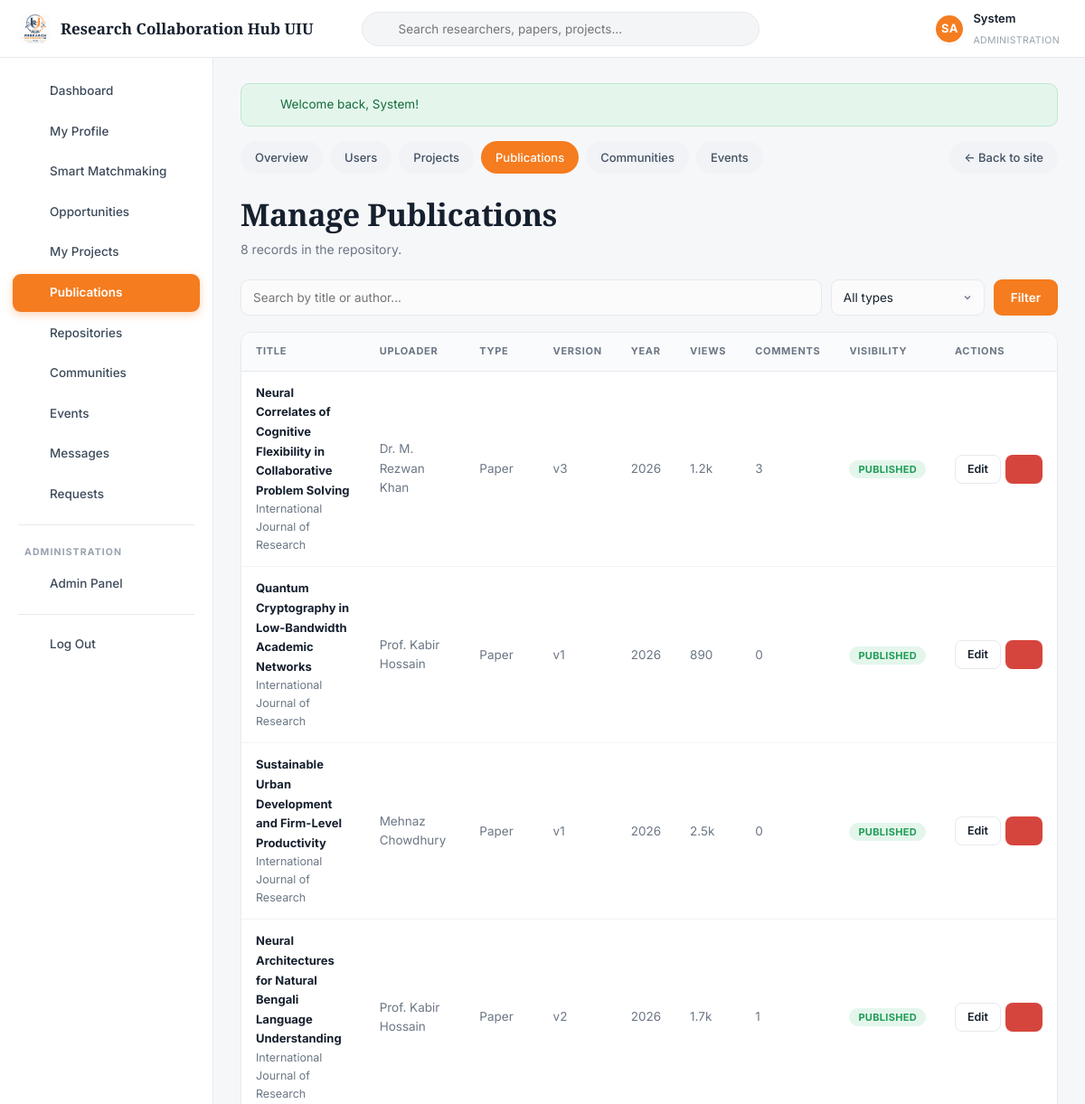
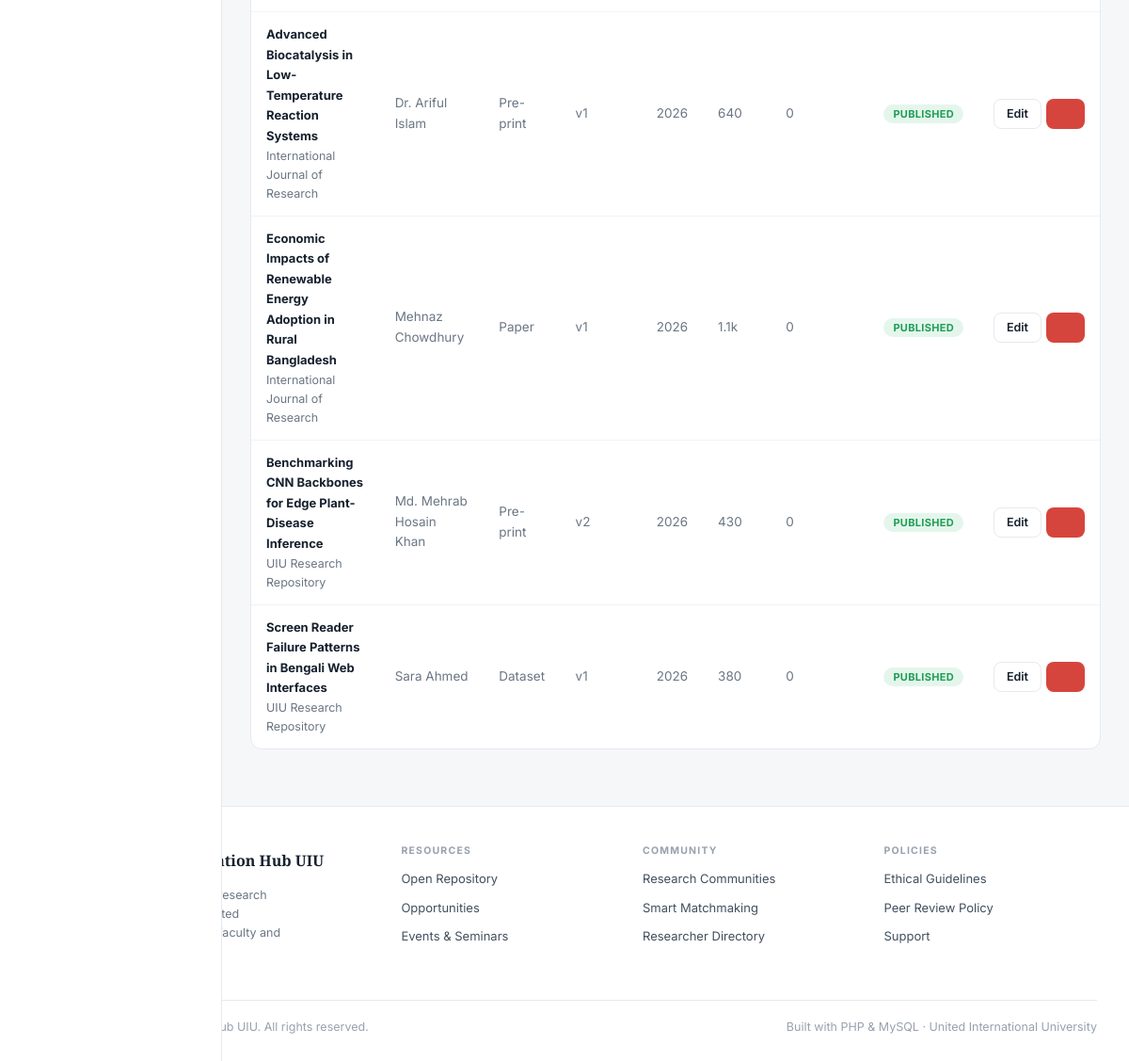
The page /admin/publications.php (signed in) on the database its author committed (2 pictures, top to bottom).
### tables this page shows
CREATE TABLE `users` (
  `id`                INT AUTO_INCREMENT PRIMARY KEY,
  `first_name`        VARCHAR(60)  NOT NULL,
  `last_name`         VARCHAR(60)  NOT NULL,
  `email`             VARCHAR(150) NOT NULL UNIQUE,
  `password`          VARCHAR(255) NOT NULL,
  `role`              ENUM('student','faculty','admin') NOT NULL DEFAULT 'student',
  `researcher_type`   ENUM('student_academic','corporate','gov_ngo','medical','non_researcher') DEFAULT 'student_academic',
  `department`        VARCHAR(100) DEFAULT NULL,
  `university`        VARCHAR(150) DEFAULT 'United International University',
  `designation`       VARCHAR(120) DEFAULT NULL,
  `trimester`         VARCHAR(30)  DEFAULT NULL,
  `student_id`        VARCHAR(30)  DEFAULT NULL,
  `cgpa`              DECIMAL(3,2) DEFAULT NULL,
  `bio`               TEXT         DEFAULT NULL,
  `avatar`            VARCHAR(255) DEFAULT NULL,
  `cover`             VARCHAR(255) DEFAULT NULL,
  `phone`             VARCHAR(40)  DEFAULT NULL,
  `city`              VARCHAR(80)  DEFAULT 'Dhaka',
  `linkedin`          VARCHAR(200) DEFAULT NULL,
  `orcid`             VARCHAR(60)  DEFAULT NULL,
  `website`           VARCHAR(200) DEFAULT NULL,
  `availability`      VARCHAR(60)  DEFAULT NULL,
  `preferred_team`    VARCHAR(40)  DEFAULT NULL,
  `open_to_collab`    TINYINT(1)   NOT NULL DEFAULT 1,
  `status`            ENUM('active','suspended') NOT NULL DEFAULT 'active',
  `created_at`        DATETIME     NOT NULL DEFAULT CURRENT_TIMESTAMP
);

CREATE TABLE `publications` (
  `id`         INT AUTO_INCREMENT PRIMARY KEY,
  `user_id`    INT NOT NULL,
  `title`      VARCHAR(250) NOT NULL,
  `abstract`   TEXT DEFAULT NULL,
  `authors`    VARCHAR(400) DEFAULT NULL,
  `journal`    VARCHAR(200) DEFAULT NULL,
  `year`       INT DEFAULT NULL,
  `pub_type`   ENUM('Paper','Pre-print','Dataset','Thesis') NOT NULL DEFAULT 'Paper',
  `category`   VARCHAR(80) DEFAULT NULL,
  `file_name`  VARCHAR(200) DEFAULT NULL,
  `file_path`  VARCHAR(255) DEFAULT NULL,
  `file_size`  INT NOT NULL DEFAULT 0,
  `views`      INT NOT NULL DEFAULT 0,
  `downloads`  INT NOT NULL DEFAULT 0,
  `citations`  INT NOT NULL DEFAULT 0,
  `status`     ENUM('published','draft') NOT NULL DEFAULT 'published',
  `current_version` INT NOT NULL DEFAULT 1,
  `created_at` DATETIME NOT NULL DEFAULT CURRENT_TIMESTAMP,
  FOREIGN KEY (`user_id`) REFERENCES `users`(`id`) ON DELETE CASCADE
);

### config/database.php (called while the page is built, shortened)
<?php
function db(): PDO
{
    static $pdo = null;
    if ($pdo instanceof PDO) {
        return $pdo;
    }
    $dsn = 'mysql:host=' . DB_HOST . ';dbname=' . DB_NAME . ';charset=' . DB_CHARSET;
    try {
        $pdo = new PDO($dsn, DB_USER, DB_PASS, [
            PDO::ATTR_ERRMODE            => PDO::ERRMODE_EXCEPTION,
            PDO::ATTR_DEFAULT_FETCH_MODE => PDO::FETCH_ASSOC,
            PDO::ATTR_EMULATE_PREPARES   => false,
        ]);
    } catch (PDOException $e) {
        die(
            '<div style="font-family:system-ui;max-width:640px;margin:80px auto;padding:28px;'
          . 'border:1px solid #e3e6ea;border-radius:12px;background:#fff">'
          . '<h2 style="color:#12305B;margin:0 0 10px">Database connection failed</h2>'
          . '<p style="color:#5b6472;line-height:1.6">PHP could not reach MySQL. Check that:</p>'
          . '<ol style="color:#5b6472;line-height:1.8">'
          . '<li><strong>Apache</strong> and <strong>MySQL</strong> are both running in the XAMPP Control Panel.</li>'
          . '<li>You imported <code>database/rch_uiu.sql</code> in phpMyAdmin.</li>'
          . '<li>The credentials in <code>config/config.php</code> match your MySQL setup.</li>'
          . '</ol>'
          . '<p style="color:#98a1ae;font-size:13px">MySQL says: ' . htmlspecialchars($e->getMessage()) . '</p>'
          . '</div>'
        );
    }
    return $pdo;
}
function q(string $sql, array $params = []): PDOStatement
{
    $stmt = db()->prepare($sql);
    $stmt->execute($params);
    return $stmt;
}
function fetchOne(string $sql, array $params = []): ?array
{
    $row = q($sql, $params)->fetch();
    return $row === false ? null : $row;
}
function fetchAll(string $sql, array $params = []): array
{
    return q($sql, $params)->fetchAll();
}

### admin/publications.php (the view, shortened to what this page needs)
<?php
requireRole('admin');
$keyword = (string)input('q');
$sql = 'SELECT p.*, u.first_name, u.last_name,
          (SELECT COUNT(*) FROM publication_comments c WHERE c.publication_id = p.id) AS comments
        FROM publications p JOIN users u ON u.id = p.user_id WHERE 1=1';
$params = [];
$sql .= ' ORDER BY p.created_at DESC';
$pubs = fetchAll($sql, $params);
require_once ROOT_PATH . '/includes/header.php';
require_once __DIR__ . '/nav.php';
?>
<div class="page-head">
  <div>
    <h1>Manage Publications</h1>
    <p class="sub"><?= count($pubs) ?> record<?= count($pubs) === 1 ? '' : 's' ?> in the repository.</p>
  </div>
</div>
<form class="filterbar" method="get">
  <input class="grow" type="search" name="q" value="<?= e($keyword) ?>" placeholder="Search by title or author...">
  <select name="type">
    <option value="">All types</option>
  </select>
  <button class="btn btn-primary" type="submit">Filter</button>
</form>
<div class="table-wrap">
  <table class="data">
    <thead>
      <tr><th>Title</th><th>Uploader</th><th>Type</th><th>Version</th><th>Year</th><th>Views</th>
          <th>Comments</th><th>Visibility</th><th>Actions</th></tr>
    </thead>
    <tbody>
    <?php foreach ($pubs as $p): ?>
      <tr>
        <td style="max-width:300px">
          <a href="<?= url('publication.php?id=' . (int)$p['id']) ?>" style="color:inherit;text-decoration:none">
            <strong style="font-size:13px"><?= e($p['title']) ?></strong></a>
          <div class="muted-sm"><?= e($p['journal']) ?></div>
        </td>
        <td class="muted"><?= e($p['first_name'] . ' ' . $p['last_name']) ?></td>
        <td class="muted"><?= e($p['pub_type']) ?></td>
        <td class="muted">v<?= (int)$p['current_version'] ?></td>
        <td class="muted"><?= (int)$p['year'] ?></td>
        <td class="muted"><?= fmtCount((int)$p['views']) ?></td>
        <td class="muted"><?= (int)$p['comments'] ?></td>
        <td>
          <form method="post"><?= csrfField() ?>
            <button class="badge badge-<?= $p['status'] === 'published' ? 'completed' : 'grey' ?>" type="submit"
                    style="border:none;cursor:pointer;font-family:inherit"><?= e($p['status']) ?></button>
          </form>
        </td>
        <td>
          <div class="flex" style="gap:5px">
            <a class="btn btn-outline btn-sm" href="<?= url('publication_form.php?id=' . (int)$p['id']) ?>">Edit</a>
            <form method="post"><?= csrfField() ?>
              <button class="btn btn-danger btn-sm" type="submit"
                      data-confirm="Delete this publication permanently?"><?= icon('trash', 13) ?></button>
            </form>
          </div>
        </td>
      </tr>
    <?php endforeach; ?>
    </tbody>
  </table>
</div>
<?php require_once ROOT_PATH . '/includes/footer.php'; ?>

### includes/header.php (shortened to what this page needs)
<?php
require_once ROOT_PATH . '/includes/icons.php';
$layout    = $layout    ?? (isLoggedIn() ? 'app' : 'public');
$me        = currentUser();
?>
<!DOCTYPE html>
<html lang="en">
<head>
<link rel="stylesheet" href="<?= url('assets/css/style.css') ?>">
</head>
<body class="layout-<?= e($layout) ?>">
<?php if ($layout === 'app'): ?>
<header class="topbar">
  <button class="icon-btn menu-toggle" id="menuToggle" aria-label="Toggle menu"><?= icon('menu', 20) ?></button>
  <a class="brand" href="<?= url('dashboard.php') ?>">
    <img src="<?= url('assets/img/logo.jpg') ?>" alt="Logo">
    <span class="brand-name"><?= e(SITE_NAME) ?></span>
  </a>
  <form class="topsearch" action="<?= url('search.php') ?>" method="get" role="search">
    <span class="ico"><?= icon('search', 16) ?></span>
    <input type="search" name="q" placeholder="Search researchers, papers, projects..."
           value="<?= e($_GET['q'] ?? '') ?>">
  </form>
  <div class="topactions">
    <a class="icon-btn" href="<?= url('notifications.php') ?>" title="Notifications">
      <?= icon('bell', 19) ?>
    </a>
    <a class="icon-btn" href="<?= url('messages.php') ?>" title="Messages">
      <?= icon('mail', 19) ?>
    </a>
    <a class="topuser" href="<?= url('profile.php') ?>">
      <?= avatar($me, 34) ?>
      <span>
        <span class="nm"><?= e($me['first_name']) ?></span><br>
        <span class="rl"><?= e($me['department'] ?: ucfirst($me['role'])) ?></span>
      </span>
    </a>
  </div>
</header>
<div class="app">
  <nav class="sidebar" id="sidebar">
    <a href="<?= url('dashboard.php') ?>"     class="<?= isActive('dashboard.php') ? 'active' : '' ?>"><?= icon('dashboard') ?> Dashboard</a>
    <a href="<?= url('profile.php') ?>"       class="<?= isActive('profile.php') || isActive('profile_edit.php') ? 'active' : '' ?>"><?= icon('user') ?> My Profile</a>
    <a href="<?= url('matchmaking.php') ?>"   class="<?= isActive('matchmaking.php') ? 'active' : '' ?>"><?= icon('sparkle') ?> Smart Matchmaking</a>
    <a href="<?= url('opportunities.php') ?>" class="<?= isActive('opportunities.php') || isActive('opportunity.php') ? 'active' : '' ?>"><?= icon('bulb') ?> Opportunities</a>
    <a href="<?= url('projects.php') ?>"      class="<?= isActive('projects.php') || isActive('project.php') || isActive('project_form.php') ? 'active' : '' ?>"><?= icon('folder') ?> My Projects</a>
    <a href="<?= url('publications.php') ?>"  class="<?= isActive('publications.php') || isActive('publication.php') ? 'active' : '' ?>"><?= icon('file') ?> Publications</a>
    <a href="<?= url('repository.php') ?>"    class="<?= isActive('repository.php') ? 'active' : '' ?>"><?= icon('layers') ?> Repositories</a>
    <a href="<?= url('communities.php') ?>"   class="<?= isActive('communities.php') || isActive('community.php') || isActive('post.php') ? 'active' : '' ?>"><?= icon('users') ?> Communities</a>
    <a href="<?= url('events.php') ?>"        class="<?= isActive('events.php') ? 'active' : '' ?>"><?= icon('calendar') ?> Events</a>
    <a href="<?= url('messages.php') ?>"      class="<?= isActive('messages.php') ? 'active' : '' ?>">
      <?= icon('mail') ?> Messages
    </a>
    <a href="<?= url('requests.php') ?>"      class="<?= isActive('requests.php') ? 'active' : '' ?>"><?= icon('user-plus') ?> Requests</a>
    <?php if ($me['role'] === 'admin'): ?>
      <div class="sidebar-sep"></div>
      <div class="sidebar-label">Administration</div>
      <a href="<?= url('admin/index.php') ?>"><?= icon('shield') ?> Admin Panel</a>
    <?php endif; ?>
    <div class="sidebar-sep"></div>
    <a href="<?= url('logout.php') ?>"><?= icon('logout') ?> Log Out</a>
  </nav>
  <main class="app-main">
    <?php foreach (getFlashes() as $f): ?>
      <div class="alert alert-<?= e($f['type']) ?>"><?= icon($f['type'] === 'success' ? 'check-circle' : 'help', 17) ?><span><?= e($f['message']) ?></span></div>
    <?php endforeach; ?>
<?php endif; ?>

### includes/icons.php (shortened to what this page needs)
<?php
function icon(string $name, int $size = 18, string $class = ''): string
{
    $body = $paths[$name] ?? $paths['help'];
    return '<svg class="ic ' . htmlspecialchars($class) . '" xmlns="http://www.w3.org/2000/svg" width="' . $size
         . '" height="' . $size . '" viewBox="0 0 24 24" fill="none" stroke="currentColor" stroke-width="1.9"'
         . ' stroke-linecap="round" stroke-linejoin="round" aria-hidden="true">' . $body . '</svg>';
}

### includes/functions.php (shortened to what this page needs)
<?php
function e($value): string
{
    return htmlspecialchars((string)$value, ENT_QUOTES, 'UTF-8');
}
function url(string $path = ''): string
{
    return BASE_URL . ltrim($path, '/');
}
function getFlashes(): array
{
    $f = $_SESSION['flash'] ?? [];
    return $f;
}
function isLoggedIn(): bool
{
    return !empty($_SESSION['user_id']);
}
function currentUser(): ?array
{
    static $user = null;
    static $loaded = false;
    if ($loaded) { return $user; }
    $loaded = true;
    $user = fetchOne('SELECT * FROM users WHERE id = ? AND status = "active"', [$_SESSION['user_id']]);
    return $user;
}
function requireRole(string ...$roles): void
{
    $user = currentUser();
}
function fullName(array $user): string
{
    return trim($user['first_name'] . ' ' . $user['last_name']);
}
function initials(array $user): string
{
    return strtoupper(substr($user['first_name'], 0, 1) . substr($user['last_name'], 0, 1));
}
function avatarUrl(?array $user): string
{
    return '';
}
function avatar(?array $user, int $size = 40, string $extraClass = ''): string
{
    $src = avatarUrl($user);
    $style = 'width:' . $size . 'px;height:' . $size . 'px;';
    $palette = ['#12305B', '#F57C1F', '#2F6FB3', '#B9541B', '#3E5C76', '#8A4B08'];
    $bg      = $palette[((int)$user['id']) % count($palette)];
    $font    = max(10, (int)round($size * 0.38));
    return '<span class="avatar avatar-initials ' . e($extraClass) . '" style="' . $style
         . 'background:' . $bg . ';font-size:' . $font . 'px" title="' . e(fullName($user)) . '">'
         . e(initials($user)) . '</span>';
}
function fmtCount(int $n): string
{
    if ($n >= 1000)    { return round($n / 1000, 1) . 'k'; }
    return (string)$n;
}
function input(string $key, $default = '')
{
    $v = $_POST[$key] ?? $_GET[$key] ?? $default;
    return is_string($v) ? trim($v) : $v;
}
function isActive(string $page): bool
{
    return basename($_SERVER['PHP_SELF']) === $page;
}

### rows shown on the page
users: initials($user) "SA", first_name "System", department "ADMINISTRATION"
publications: title "Neural Correlates of Cognitive Flexibility in Collaborative Problem Solving", journal "International Journal of Research", user.last_name "Dr. M. Rezwan Khan", pub_type "Paper", current_version "3", year "2026", views "1.2k", comments "3", status "PUBLISHED", $size 13 (drawn)
publications: title "Quantum Cryptography in Low-Bandwidth Academic Networks", journal "International Journal of Research", user.last_name "Prof. Kabir Hossain", pub_type "Paper", current_version "1", year "2026", views "890", comments "0", status "PUBLISHED", $size 13 (drawn)
publications: title "Sustainable Urban Development and Firm-Level Productivity", journal "International Journal of Research", user.last_name "Mehnaz Chowdhury", pub_type "Paper", current_version "1", year "2026", views "2.5k", comments "0", status "PUBLISHED", $size 13 (drawn)
publications: title "Neural Architectures for Natural Bengali Language Understanding", journal "International Journal of Research", user.last_name "Prof. Kabir Hossain", pub_type "Paper", current_version "2", year "2026", views "1.7k", comments "1", status "PUBLISHED", $size 13 (drawn)
publications: title "Advanced Biocatalysis in Low-Temperature Reaction Systems", journal "International Journal of Research", user.last_name "Dr. Ariful Islam", pub_type "Pre-print", current_version "1", year "2026", views "640", comments "0", status "PUBLISHED", $size 13 (drawn)
publications: title "Economic Impacts of Renewable Energy Adoption in Rural Bangladesh", journal "International Journal of Research", user.last_name "Mehnaz Chowdhury", pub_type "Paper", current_version "1", year "2026", views "1.1k", comments "0", status "PUBLISHED", $size 13 (drawn)
publications: title "Benchmarking CNN Backbones for Edge Plant-Disease Inference", journal "UIU Research Repository", user.last_name "Md. Mehrab Hosain Khan", pub_type "Pre-print", current_version "2", year "2026", views "430", comments "0", status "PUBLISHED", $size 13 (drawn)
publications: title "Screen Reader Failure Patterns in Bengali Web Interfaces", journal "UIU Research Repository", user.last_name "Sara Ahmed", pub_type "Dataset", current_version "1", year "2026", views "380", comments "0", status "PUBLISHED", $size 13 (drawn)

### other values the page prints
SITE_NAME "Research Collaboration Hub UIU"
$f['message'] "Welcome back, System!"
$label "Overview"
$label "Users"
$label "Projects"
$label "Publications"
$label "Communities"
$label "Events"
count($pubs) "8"
